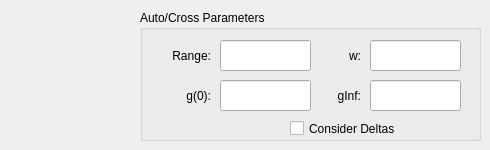
      <widget class="QWidget" name="allCorrelationsTab">
       <attribute name="title">
        <string>All</string>
       </attribute>
       <widget class="QGroupBox" name="allAutoCrossGroup">
        <property name="geometry">
         <rect>
          <x>140</x>
          <y>10</y>
          <width>341</width>
          <height>131</height>
         </rect>
        </property>
        <property name="title">
         <string>Auto/Cross Parameters</string>
        </property>
        <property name="flat">
         <bool>false</bool>
        </property>
        <property name="checkable">
         <bool>false</bool>
        </property>
        <widget class="QLabel" name="allAutoCrossRangeLabel">
         <property name="geometry">
          <rect>
           <x>20</x>
           <y>30</y>
           <width>51</width>
           <height>31</height>
          </rect>
         </property>
         <property name="text">
          <string>Range:</string>
         </property>
         <property name="alignment">
          <set>Qt::AlignRight|Qt::AlignTrailing|Qt::AlignVCenter</set>
         </property>
        </widget>
        <widget class="QLabel" name="allAutoCrossG0Label">
         <property name="geometry">
          <rect>
           <x>20</x>
           <y>70</y>
           <width>51</width>
           <height>31</height>
          </rect>
         </property>
         <property name="text">
          <string>g(0):</string>
         </property>
         <property name="alignment">
          <set>Qt::AlignRight|Qt::AlignTrailing|Qt::AlignVCenter</set>
         </property>
        </widget>
        <widget class="QLabel" name="allAutoCrossWLabel">
         <property name="geometry">
          <rect>
           <x>200</x>
           <y>30</y>
           <width>21</width>
           <height>31</height>
          </rect>
         </property>
         <property name="text">
          <string>w:</string>
         </property>
         <property name="alignment">
          <set>Qt::AlignRight|Qt::AlignTrailing|Qt::AlignVCenter</set>
         </property>
        </widget>
        <widget class="QLabel" name="allAutoCrossGinfLabel">
         <property name="geometry">
          <rect>
           <x>170</x>
           <y>70</y>
           <width>51</width>
           <height>31</height>
          </rect>
         </property>
         <property name="text">
          <string>gInf:</string>
         </property>
         <property name="alignment">
          <set>Qt::AlignRight|Qt::AlignTrailing|Qt::AlignVCenter</set>
         </property>
        </widget>
        <widget class="QLineEdit" name="allAutoCrossRangeTextbox">
         <property name="geometry">
          <rect>
           <x>80</x>
           <y>30</y>
           <width>91</width>
           <height>31</height>
          </rect>
         </property>
        </widget>
        <widget class="QLineEdit" name="allAutoCrossG0Textbox">
         <property name="geometry">
          <rect>
           <x>80</x>
           <y>70</y>
           <width>91</width>
           <height>31</height>
          </rect>
         </property>
        </widget>
        <widget class="QLineEdit" name="allAutoCrossWTextbox">
         <property name="geometry">
          <rect>
           <x>230</x>
           <y>30</y>
           <width>91</width>
           <height>31</height>
          </rect>
         </property>
        </widget>
        <widget class="QLineEdit" name="allAutoCrossGinfTextbox">
         <property name="geometry">
          <rect>
           <x>230</x>
           <y>70</y>
           <width>91</width>
           <height>31</height>
          </rect>
         </property>
        </widget>
        <widget class="QCheckBox" name="allDeltasCheckbox">
         <property name="geometry">
          <rect>
           <x>150</x>
           <y>110</y>
           <width>171</width>
           <height>17</height>
          </rect>
         </property>
         <property name="text">
          <string>Consider Deltas</string>
         </property>
        </widget>
       </widget>
      </widget>
